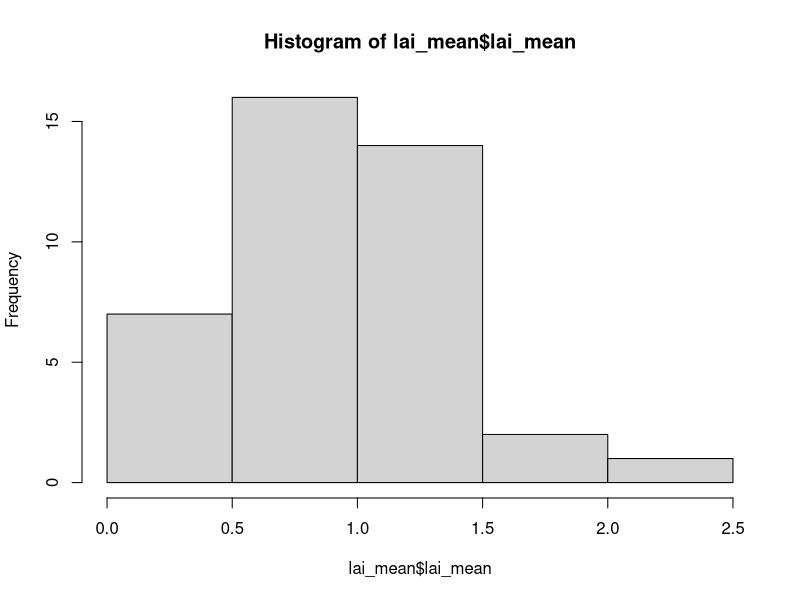
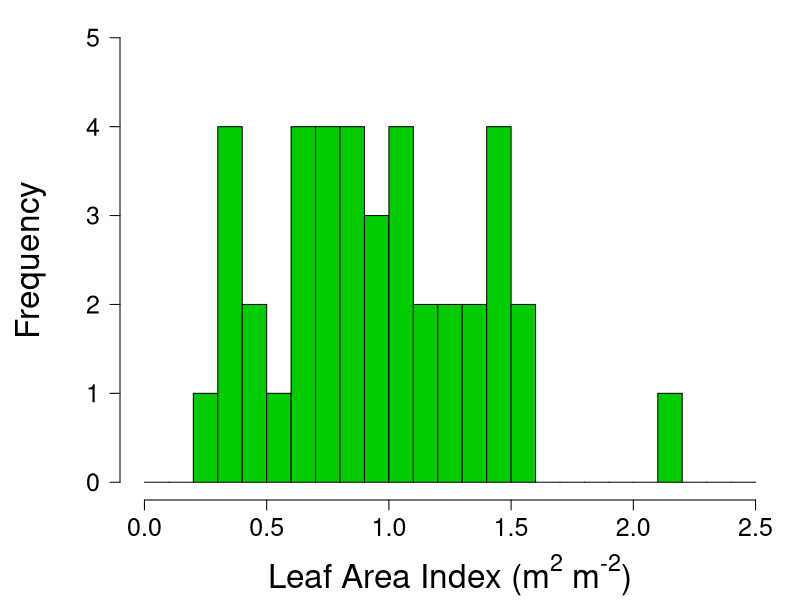

The R source for these figures, in order: (Note: this script raises an error after producing the figures.)
# Scipt for analyzing the mequite data
## The script proceeds as stated questions followed by the code to analyze the data
## in response to that stated question
### TTABS figures can be found by searching for TTABS

setwd("C:/Users/leah.ortiz/Documents/Git/mesquite_rangeland/analysis")

## install packages
install.packages('lme4')

## load libraries
library(tidyverse)
library(vioplot)
library(lme4)
library(car)
library(emmeans)

## read in data
sm = read.csv("../data/sm_clean.csv") # soil moisture
bm = read.csv("../data/bm_clean.csv") # biomass
lai = read.csv("../data/lai_clean.csv") # lai
sc = read.csv("../data/sc_clean.csv") # cover (species composition)

##########################################################################################
### Q1: What does the size distribution (in LAI) of the trees look like?
##########################################################################################
#### mean plot lai
lai_group_by_plot = group_by(lai, plot)
lai_mean = summarise(lai_group_by_plot, lai_mean = mean(lai))

#### create a histogram and get summary statistics
hist(lai_mean$lai_mean, breaks = 5)
mean(lai_mean$lai_mean)
sd(lai_mean$lai_mean) / sqrt(40)

#### TTABS ####
par(oma = c(0,0,0,0), mar = c(5, 6, 1, 1))
hist(lai_mean$lai_mean, breaks = seq(0, 2.5, 0.1), 
     ylim = c(0, 5), xlab = '', ylab ='', col = rgb(0, 0.8, 0, 1),
     yaxt = 'n', xaxt = 'n', main = '')
axis(1, seq(0, 2.5, 0.5), cex.axis = 1.5)
axis(2, seq(0, 5, 1), cex.axis = 1.5, las = 1)
mtext(side = 1, expression('Leaf Area Index (m'^'2' * ' m'^'-2' *')'), line = 4, cex = 2)
mtext(side = 2, expression('Frequency'), line = 3.5, cex = 2)
#### TTABS ####

##########################################################################################
### A1: LAI is fairly normal (center just below 1), but quite a big spread
##########################################################################################

##########################################################################################
### Q2: How does mesquite presence influence soil moisture?
##########################################################################################
#### run paired t-tests for all data and each date
sm_dates = levels(sm$date)
t.test(subset(sm, location == 'under')$vwc, subset(sm, location == 'away')$vwc,
       paired = T)
t.test(subset(sm, location == 'under' & date == sm_dates[1])$vwc, 
       subset(sm, location == 'away' & date == sm_dates[1])$vwc,
       paired = T)
t.test(subset(sm, location == 'under' & date == sm_dates[2])$vwc, 
       subset(sm, location == 'away' & date == sm_dates[2])$vwc,
       paired = T)
t.test(subset(sm, location == 'under' & date == sm_dates[3])$vwc, 
       subset(sm, location == 'away' & date == sm_dates[3])$vwc,
       paired = T)
t.test(subset(sm, location == 'under' & date == sm_dates[4])$vwc, 
       subset(sm, location == 'away' & date == sm_dates[4])$vwc,
       paired = T)
t.test(subset(sm, location == 'under' & date == sm_dates[5])$vwc, 
       subset(sm, location == 'away' & date == sm_dates[5])$vwc,
       paired = T)
t.test(subset(sm, location == 'under' & date == sm_dates[6])$vwc, 
       subset(sm, location == 'away' & date == sm_dates[6])$vwc,
       paired = T)
t.test(subset(sm, location == 'under' & date == sm_dates[7])$vwc, 
       subset(sm, location == 'away' & date == sm_dates[7])$vwc,
       paired = T)
t.test(subset(sm, location == 'under' & date == sm_dates[8])$vwc, 
       subset(sm, location == 'away' & date == sm_dates[8])$vwc,
       paired = T)

#### plot the data
sm_vioplot = vioplot(subset(sm, location == 'under')$vwc, 
                     subset(sm, location == 'away')$vwc,
                     ylim = c(0, 40), yaxt = 'n',
                     names = c('Under', 'Away'),
                     col = c('grey', 'yellow'))
axis(2, seq(0, 40, 10), las = 1)

sm_vioplot_date = plot(NULL, ylim = c(0, 40), xlim = c(1, 16), yaxt = 'n', xaxt = 'n',
                       ylab = '', xlab = '')
sm_vioplot_date = vioplot(subset(sm, location == 'under' & date == sm_dates[1])$vwc, 
                     subset(sm, location == 'away' & date == sm_dates[1])$vwc,
                     subset(sm, location == 'under' & date == sm_dates[2])$vwc, 
                     subset(sm, location == 'away' & date == sm_dates[2])$vwc,
                     subset(sm, location == 'under' & date == sm_dates[3])$vwc, 
                     subset(sm, location == 'away' & date == sm_dates[3])$vwc,
                     subset(sm, location == 'under' & date == sm_dates[4])$vwc, 
                     subset(sm, location == 'away' & date == sm_dates[4])$vwc,
                     subset(sm, location == 'under' & date == sm_dates[5])$vwc, 
                     subset(sm, location == 'away' & date == sm_dates[5])$vwc,
                     subset(sm, location == 'under' & date == sm_dates[6])$vwc, 
                     subset(sm, location == 'away' & date == sm_dates[6])$vwc,
                     subset(sm, location == 'under' & date == sm_dates[7])$vwc, 
                     subset(sm, location == 'away' & date == sm_dates[7])$vwc,
                     subset(sm, location == 'under' & date == sm_dates[8])$vwc, 
                     subset(sm, location == 'away' & date == sm_dates[8])$vwc,
                     add = T,
                     col = rep(c('grey', 'yellow'), times = 8),
                     ylab = '', xlab = '')
axis(2, seq(0, 40, 10), las = 1)
axis(1, seq(1, 8, 1), at = seq(1.5, 15.5, 2))
mtext(side = 1, 'Measurement Period', line = 3)
mtext(side = 2, 'VWC (%)', line = 3)
legend('topright', c('Under', 'Away'), pch = 16, col = c('grey', 'yellow'))

##########################################################################################
### A2: It's wetter outside of the mesquite area, but biggest difference in wet times
##########################################################################################

##########################################################################################
### Q3a: Is biomass different under the mesquite?
##########################################################################################
#### total biomass
##### make a dataframe with no litter
bm_nolitt = subset(bm, code != 'LITT')

##### create dateframe with correct columns for total biomass
bm_total_pre = data.frame(plot = rep(seq(1, 40), 2), 
                      location = c(rep('under', 40), rep('away', 40)),
                      date = rep('2018-09-22', times = 80))
nrow(bm_total_pre)

##### get total biomass for each plot (excluding dead stuff)
bm_total_group_by = group_by(bm_nolitt, date, plot, location)
bm_total_sums = summarise(bm_total_group_by, weight_sum = sum(weight))

##### combine sums into data fram with zeros
bm_total = left_join(bm_total_pre, bm_total_sums)
head(bm_total)
bm_total$weight_sum[is.na(bm_total$weight_sum)] = 0
head(bm_total)
tail(bm_total)

##### run the analysis
t.test(subset(bm_total, location == 'under')$weight_sum, 
       subset(bm_total, location == 'away')$weight_sum,
       paired = T)

#### TTABS ####
bm_boxplot = plot(weight_sum * 4 ~ location, data = bm_total,
                  col = c('orange', 'blue'),
                  outcol = c('orange', 'blue'),
                  outpch = 16,
                  yaxt = 'n', xaxt = 'n',
                  ylab ='', xlab = '',
                  ylim = c(0, 150))
axis(1, at = c(1, 2), c('Outside', 'Under'), cex.axis = 2)
axis(2, seq(0, 150, 50), cex.axis = 1.5, las = 1)
mtext(side = 2, expression('Understory Biomass (g m'^'-2' *')'), cex = 1.6, line = 4)
text(2.2, 145, 'p = 0.054', cex = 1.8)

# bm_dot = ggplot(bm_total, aes(x=location, y=weight_sum, fill = location)) +
#                 geom_boxplot(fill = 'white') +
#                 geom_dotplot(binaxis = 'y', stackdir = 'center') +
#                 theme_minimal() +
#                 labs(x = 'Location', y = 'Total Biomass (g)')
# bm_dot + scale_fill_manual(values = c('blue', 'orange')) + 
#          theme(legend.position="none") +
#          scale_y_continuous(limit = c(0, 40)) +
#          scale_x_discrete(labels = c('away' = 'Outside', 'under' = 'Under'))
#          theme(axis.text.y = element_text(size = 20, color = 'black')) +
#          theme(axis.text.x = element_text(size = 20, color = 'black'))
#### TTABS ####


##########################################################################################
### A3a: Slightly lower under the mesquite, but not significantly different
##########################################################################################

##########################################################################################
### Q3b: Does biomass result vary by lifeform?
##########################################################################################
##### create dateframe with correct columns for biomass by lifeform type
bm_lifeform_pre = data.frame(plot = rep(seq(1, 40), 8), 
                          location = c(rep('under', 160), rep('away', 160)),
                          lifeform = rep(c(rep(levels(bm$lifeform)[1], 40),
                                           rep(levels(bm$lifeform)[2], 40),
                                           rep(levels(bm$lifeform)[3], 40),
                                           rep(levels(bm$lifeform)[4], 40)), 2),
                          date = rep('2018-09-22', times = 320))
nrow(bm_lifeform_pre)

##### get lifeform biomass for each plot
bm_lifeform_group_by = group_by(bm, date, plot, location, lifeform)
bm_lifeform_sums = summarise(bm_lifeform_group_by, weight_sum = sum(weight))

##### combine sums into data fram with zeros
bm_lifeform = left_join(bm_lifeform_pre, bm_lifeform_sums)
head(bm_lifeform)
bm_lifeform$weight_sum[is.na(bm_lifeform$weight_sum)] = 0
head(bm_lifeform)
tail(bm_lifeform)

##### separate out the different lifeforms
bm_lifeform_forb = subset(bm_lifeform, lifeform == 'Forb')
bm_lifeform_grass = subset(bm_lifeform, lifeform == 'Grass')
bm_lifeform_litter = subset(bm_lifeform, lifeform == 'LITT')
bm_lifeform_tree = subset(bm_lifeform, lifeform == 'Shrub/tree')

##### run the analysis
t.test(subset(bm_lifeform_forb, location == 'under')$weight_sum, 
       subset(bm_lifeform_forb, location == 'away')$weight_sum,
       paired = T) # slightly more fobs under
t.test(subset(bm_lifeform_grass, location == 'under')$weight_sum, 
       subset(bm_lifeform_grass, location == 'away')$weight_sum,
       paired = T) # more grass away!
t.test(subset(bm_lifeform_litter, location == 'under')$weight_sum, 
       subset(bm_lifeform_litter, location == 'away')$weight_sum,
       paired = T) # more litter away!
t.test(subset(bm_lifeform_tree, location == 'under')$weight_sum, 
       subset(bm_lifeform_tree, location == 'away')$weight_sum,
       paired = T) # nothing with trees (only one tree plot)

#### grass ratio
grass_ratio = bm_lifeform_grass$weight_sum / 
  rowSums(cbind(bm_lifeform_forb$weight_sum, bm_lifeform_grass$weight_sum, 
      bm_lifeform_tree$weight_sum))

grass_ratio_df = data.frame(bm_lifeform_grass[, c(1,2)], grass_ratio = grass_ratio)

t.test(subset(grass_ratio_df, location == 'under')$grass_ratio,
       subset(grass_ratio_df, location == 'away')$grass_ratio,
       paired = T)

#### forb ratio
forb_ratio = bm_lifeform_forb$weight_sum / 
  rowSums(cbind(bm_lifeform_forb$weight_sum, bm_lifeform_grass$weight_sum, 
                bm_lifeform_tree$weight_sum))

forb_ratio_df = data.frame(bm_lifeform_forb[, c(1,2)], forb_ratio = forb_ratio)

t.test(subset(forb_ratio_df, location == 'under')$forb_ratio,
       subset(forb_ratio_df, location == 'away')$forb_ratio,
       paired = T)


#### plot out grass ratio results
grass_ratio_vioplot = plot(NULL, ylim = c(0, 1.2), xlim = c(0, 3), yaxt = 'n', 
                           xaxt = 'n', ylab = '', xlab = '')
grass_ratio_vioplot = vioplot(subset(grass_ratio_df, location == 'under')$grass_ratio,
                              subset(grass_ratio_df, location == 'away')$grass_ratio,
                              add = T, col = c('grey', 'yellow'))
axis(2, seq(0, 1, 0.2), las = 1)
axis(1, c('under', 'away'), at = c(1, 2))
mtext(side = 2, 'Grass ratio', line = 3)
text(1, 1.1, paste(round(mean(subset(grass_ratio_df, location == 'under')$grass_ratio, 
                              na.rm =T), 2),
                   '±',
                   round(sd(subset(grass_ratio_df, location == 'under')$grass_ratio, 
                            na.rm =T) / sqrt(40), 2),
                   sep = ' '))
text(2, 1.1, paste(round(mean(subset(grass_ratio_df, location == 'away')$grass_ratio, 
                              na.rm =T), 2),
                   '±',
                   round(sd(subset(grass_ratio_df, location == 'away')$grass_ratio, 
                            na.rm =T) / sqrt(40), 2),
                   '*',
                   sep = ' '))
#legend('topright', c('Under', 'Away'), pch = 16, col = c('grey', 'yellow'))

#### plot out the lifeform results
bm_lifeform_vioplot = plot(NULL, ylim = c(0, 40), xlim = c(0, 5), yaxt = 'n', 
                           xaxt = 'n', ylab = '', xlab = '')
bm_lifeform_vioplot = vioplot(subset(bm_lifeform_grass, location == 'under')$weight_sum,
                              subset(bm_lifeform_grass, location == 'away')$weight_sum,
                              subset(bm_lifeform_forb, location == 'under')$weight_sum,
                              subset(bm_lifeform_forb, location == 'away')$weight_sum,
                              add = T,
                              col = rep(c('grey', 'yellow'), times = 2),
                              ylab = '', xlab = '')
axis(2, seq(0, 40, 10), las = 1)
axis(1, c('grass', 'forb'), at = c(1.5, 3.5))
mtext(side = 2, 'Biomass (g)', line = 3)
legend('topright', c('Under', 'Away'), pch = 16, col = c('grey', 'yellow'))

#### TTABS ####
grass_ratio_boxplot = boxplot(grass_ratio * 100 ~ location, data = grass_ratio_df,
                  col = c('orange', 'blue'),
                  outcol = c('orange', 'blue'),
                  outpch = 16,
                  yaxt = 'n', xaxt = 'n',
                  ylab ='', xlab = '',
                  ylim = c(0, 115))
axis(1, at = c(1, 2), c('Outside', 'Under'), cex.axis = 2)
axis(2, seq(0, 100, 25), cex.axis = 1.5, las = 1)
mtext(side = 2, 'Grass Biomass (%)', cex = 1.6, line = 4)
text(2.2, 109, 'p < 0.05', cex = 1.8)
#### TTABS ####

#### TTABS ####
forb_ratio_boxplot = boxplot(forb_ratio * 100 ~ location, data = forb_ratio_df,
                              col = c('orange', 'blue'),
                              outcol = c('orange', 'blue'),
                              outpch = 16,
                              yaxt = 'n', xaxt = 'n',
                              ylab ='', xlab = '',
                              ylim = c(0, 115))
axis(1, at = c(1, 2), c('Outside', 'Under'), cex.axis = 2)
axis(2, seq(0, 100, 25), cex.axis = 1.5, las = 1)
mtext(side = 2, 'Forb Biomass (%)', cex = 1.6, line = 4)
text(2.2, 109, 'p < 0.05', cex = 1.8)
#### TTABS ####

#### TTABS ####
grass_forb_boxplot = boxplot(subset(bm_lifeform_grass, location == 'away')$weight_sum * 4,
                            subset(bm_lifeform_grass, location == 'under')$weight_sum * 4,
                            subset(bm_lifeform_forb, location == 'away')$weight_sum * 4,
                            subset(bm_lifeform_forb, location == 'under')$weight_sum * 4,
                           col = c('orange', 'blue'),
                           outcol = c('orange', 'blue'),
                           outpch = 16,
                           yaxt = 'n', xaxt = 'n',
                           ylab ='', xlab = '',
                           ylim = c(0, 80),
                           outline = F)
axis(1, at = c(1.5, 3.5), c('Grass', 'Forb'), cex.axis = 2)
axis(2, seq(0, 80, 20), cex.axis = 1.5, las = 1)
mtext(side = 2, expression('Understory Biomass (g m'^'-2' *')'), cex = 1.6, line = 4)
legend('topright', c('Outside', 'Under'), pch = 15, col = c('orange', 'blue'), cex = 2)
#### TTABS ####

##########################################################################################
### A3b: less grass and more forbs under the mesquite
##########################################################################################


##########################################################################################
### Q3c: are there biomass differences by family (fabaceae in particular)?
##########################################################################################
#### are there many legumes?
levels(bm_nolitt$family)
subset(bm_nolitt, family == 'Fabaceae') # nope...

##########################################################################################
### A3c: not enough fabaceae for an interesting comparison
##########################################################################################


##########################################################################################
### Q4c: is species richness different under the mesquite?
##########################################################################################
#### 
bm_richness_pre = data.frame(plot = rep(seq(1, 40), 2), 
                          location = c(rep('under', 40), rep('away', 40)),
                          date = rep('2018-09-22', times = 80))
nrow(bm_richness_pre)

#### calculate species richness per plot type (for non-litter)
bm_richness_group_by = group_by(bm_nolitt, date, plot, location)
bm_richness_sums = summarise(bm_richness_group_by, richness = n())

##### combine richness into data fram with zeros
bm_richness = left_join(bm_richness_pre, bm_richness_sums)
head(bm_richness)
bm_richness$richness[is.na(bm_richness$richness)] = 0
head(bm_richness)
tail(bm_richness)

##### run the analysis
t.test(subset(bm_richness, location == 'under')$richness, 
       subset(bm_richness, location == 'away')$richness,
       paired = T)

##########################################################################################
### A4c: species richness is generally the same
##########################################################################################

##########################################################################################
### Q5a: does tree size matter for soil moisture effect?
##########################################################################################
#### calculate average soil moisture effect across dates and create new data frame
sm_under = subset(sm, location == "under")
sm_away = subset(sm, location == "away")
sm_effect = ((sm_away$vwc - sm_under$vwc) / sm_away$vwc) * 100
sm_effect_df = data.frame(sm_under[, c(2,3)], sm_effect = sm_effect)

sm_effect_df_group_by_plot = group_by(sm_effect_df, plot)
sm_effect_df_mean = summarise(sm_effect_df_group_by_plot, 
                              sm_effect_mean = mean(sm_effect))

#### get average lai for each tree
lai_group_by_plot = group_by(lai, plot)
lai_mean = summarise(lai_group_by_plot, lai_mean = mean(lai))
head(lai_mean)
nrow(lai_mean)

sm_effect_df_mean_lai = left_join(sm_effect_df_mean, lai_mean)
head(sm_effect_df_mean_lai)
nrow(sm_effect_df_mean_lai)

#### run regression
plot(sm_effect_df_mean_lai$sm_effect_mean ~ 
       sm_effect_df_mean_lai$lai_mean) # not much there
sm_effect_df_mean_lai_lm = lm(sm_effect_df_mean_lai$sm_effect_mean ~ 
                                sm_effect_df_mean_lai$lai_mean) # not much there
anova(sm_effect_df_mean_lai_lm) # nada

##########################################################################################
### A5a: tree size does not matter for soil moisture effect
##########################################################################################


##########################################################################################
### Q5b: does tree size matter for biomass effect?
##########################################################################################
#### calculate average total biomass effect across dates and create new data frame
bm_total_under = subset(bm_total, location == "under")
bm_total_away = subset(bm_total, location == "away")
bm_total_effect = ((bm_total_away$weight_sum - bm_total_under$weight_sum) / 
                     bm_total_away$weight_sum) * 100
bm_total_effect_df = data.frame(plot = bm_total_under[, 1], 
                                bm_total_effect = bm_total_effect)

bm_total_effect_df_lai = left_join(bm_total_effect_df, lai_mean)
head(bm_total_effect_df_lai)
nrow(bm_total_effect_df_lai)

#### run regression
bm_total_effect_df_lai_sub = subset(bm_total_effect_df_lai, bm_total_effect > -5000)
plot(bm_total_effect_df_lai_sub$bm_total_effect ~ 
       bm_total_effect_df_lai_sub$lai_mean, ylim = c(-100, 100)) # not much there
bm_total_effect_df_mean_lai_lm = lm(bm_total_effect_df_lai_sub$bm_total_effect ~ 
                                      bm_total_effect_df_lai_sub$lai_mean) # not much there
anova(bm_total_effect_df_mean_lai_lm) # nada

##########################################################################################
### A5b: tree size doesn't seem to matter for biomass effect
##########################################################################################


##########################################################################################
### Q6a: does mesquite influence species richness?
##########################################################################################
#### remove litter and bareground from cover data
sc_live = subset(sc, code != 'BARE' & code != 'LITT')

#### calculate richness
sc_richness_pre = data.frame(plot = rep(seq(1, 40), 2), 
                             location = c(rep('under', 40), rep('away', 40)),
                             date = rep('2018-09-22', times = 80))
nrow(sc_richness_pre)

#### calculate species richness per plot type (for non-litter)
sc_richness_group_by = group_by(sc_live, date, plot, location)
sc_richness_sums = summarise(sc_richness_group_by, richness = n())

##### combine richness into data fram with zeros
sc_richness = left_join(sc_richness_pre, sc_richness_sums)
head(sc_richness)
sc_richness$richness[is.na(sc_richness$richness)] = 0
head(sc_richness)
tail(sc_richness)

##### run the analysis
t.test(subset(sc_richness, location == 'under')$richness, 
       subset(sc_richness, location == 'away')$richness,
       paired = T)

##########################################################################################
### A6a: richness is the same under the mesquite
##########################################################################################

##########################################################################################
### Q6b: does mesquite influence species diversity?
##########################################################################################
#### diversity is Shannon's diversity (D) where
#### H = -sum(percent cover * log(percent cover))
#### probably need to recalculate the cover as cover relative to living cover of the plot

#### get total living biomass of the each plot
sc_live_group_by_plot = group_by(sc_live, date, plot, location)
sc_live_sums = summarise(sc_live_group_by_plot, cover_sum = sum(cover))

#### join cover sums to sc_live
sc_live_revised = left_join(sc_live, sc_live_sums)

#### get relative cover
sc_live_revised$cover_revised = sc_live_revised$cover / sc_live_revised$cover_sum

#### do diversity calcs
sc_live_revised$logcover = log(sc_live_revised$cover_revised) # percent cover squared

#### calculate diversity
sc_diversity_pre = data.frame(plot = rep(seq(1, 40), 2), 
                             location = c(rep('under', 40), rep('away', 40)),
                             date = rep('2018-09-22', times = 80))
nrow(sc_diversity_pre)

#### get sum of cover2 by plot
sc_diversity_group_by = group_by(sc_live_revised, date, plot, location)
sc_diversity_sums = summarise(sc_diversity_group_by, logcover_sum = sum(logcover))

#### calculate diversity
sc_diversity_sums$H = -sc_diversity_sums$logcover_sum

##### combine diversity into data fram with zeros
sc_diversity = left_join(sc_diversity_pre, sc_diversity_sums)
head(sc_diversity)
sc_diversity$H[is.na(sc_diversity$H)] = 0
head(sc_diversity)
tail(sc_diversity)

##### run the analysis
t.test(subset(sc_diversity, location == 'under')$H, 
       subset(sc_diversity, location == 'away')$H,
       paired = T)
hist(sc_diversity$H) # no difference
plot(H ~ location, sc_diversity)

#### TTABS ####
bm_boxplot = plot(H ~ location, data = sc_diversity,
                  col = c('orange', 'blue'),
                  outcol = c('orange', 'blue'),
                  outpch = 16,
                  yaxt = 'n', xaxt = 'n',
                  ylab ='', xlab = '',
                  ylim = c(0, 12))
axis(1, at = c(1, 2), c('Outside', 'Under'), cex.axis = 2)
axis(2, seq(0, 12, 4), cex.axis = 1.5, las = 1)
mtext(side = 2, 'Shannon Diversity (H)', cex = 1.6, line = 4)
text(2.2, 11, 'p = 0.82', cex = 1.8)
#### TTABS ####

##########################################################################################
### A6b: diversity is the same under the mesquite
##########################################################################################


##########################################################################################
### Q6c: is evenness the same under the mesquite?
##########################################################################################
#### here we're defining evenness as diversity divided by richness

#### put diversity and richness data together
sc_evenness = left_join(sc_richness, sc_diversity)
head(sc_evenness)

#### calculate evenness
sc_evenness$evenness = sc_evenness$H / sc_evenness$richness

#### run analysis
t.test(subset(sc_evenness, location == 'under')$evenness, 
       subset(sc_evenness, location == 'away')$evenness,
       paired = T)
hist(sc_evenness$evenness) # no difference
plot(evenness ~ location, sc_evenness)

##########################################################################################
### A6c: evenness is the same under the mesquite
##########################################################################################
